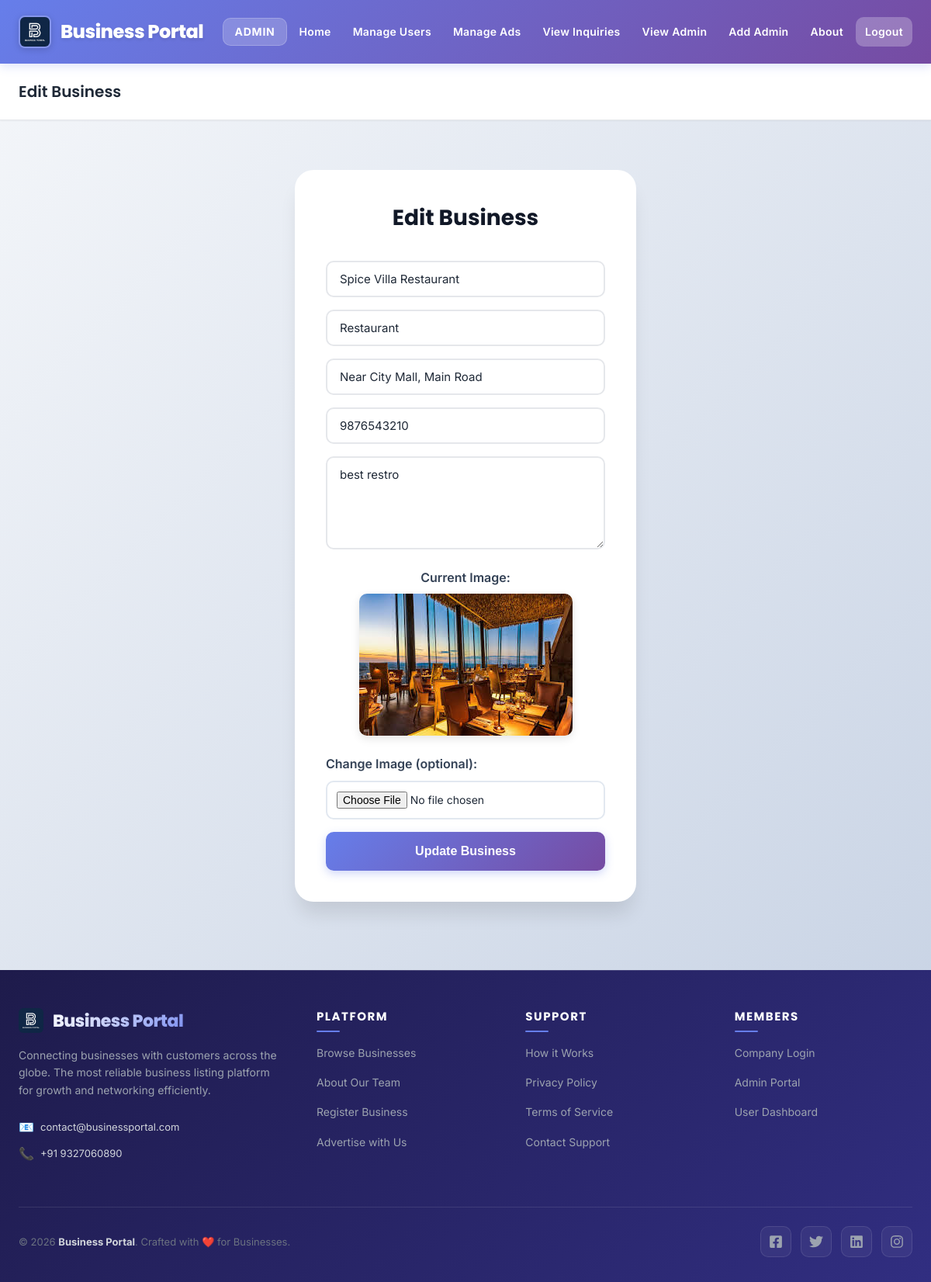
The app's page /edit_business.php?id=1 (signed in) with its own data.
### tables this page shows
CREATE TABLE `businesses` (
  `id` int(11) NOT NULL,
  `user_id` int(11) NOT NULL,
  `name` varchar(100) DEFAULT NULL,
  `category` varchar(100) DEFAULT NULL,
  `address` varchar(255) DEFAULT NULL,
  `phone` varchar(20) DEFAULT NULL,
  `description` text DEFAULT NULL,
  `image` varchar(255) DEFAULT NULL
);

### edit_business.php (the view, shortened to what this page needs)
<?php
include "db.php";
$id = $_GET['id'];
$q  = mysqli_query($conn, "SELECT * FROM businesses WHERE id='$id'");
$b  = mysqli_fetch_assoc($q);
?>
<!DOCTYPE html>
<html lang="en">
<head>
    <link rel="stylesheet" href="style.css?v=<?php echo time(); ?>">
</head>
<body>
<nav class="navbar">
    <div class="navbar-container">
        <div class="navbar-header">
            <div class="navbar-brand">
                <img src="assets/logo.png" alt="Logo" class="navbar-logo">
                Business Portal
            </div>
            <div class="navbar-menu">
                <div class="navbar-user"><?php echo ucfirst($_SESSION['role']); ?></div>
                <a href="dashboard.php">Home</a>
                <?php if ($_SESSION['role'] === 'company') { ?>
                    <a href="add_business.php">Add Business</a>
                    <a href="my_advertisements.php">My Ads</a>
                    <a href="submit_advertisement.php">Submit Ad</a>
                    <a href="view_inquiries.php">View Inquiries</a>
                    <a href="about.php">About</a>
                <?php } elseif ($_SESSION['role'] === 'admin') { ?>
                    <a href="manage_users.php">Manage Users</a>
                    <a href="manage_advertisements.php">Manage Ads</a>
                    <a href="view_inquiries.php">View Inquiries</a>
                    <a href="view_admin.php">View Admin</a>
                    <a href="add_admin.php">Add Admin</a>
                    <a href="about.php">About</a>
                <?php } ?>
                <a href="logout.php" class="logout-btn">Logout</a>
            </div>
        </div>
    </div>
</nav>
<div class="topbar">
    <div class="topbar-container">
        Edit Business
    </div>
</div>
<div class="content content-center">
    <form method="POST" action="update_business.php" class="form" enctype="multipart/form-data">
        <h2>Edit Business</h2>
        <input
            type="text"
            name="name"
            placeholder="Business Name"
            value="<?php echo $b['name']; ?>"
            required
        >
        <input
            type="text"
            name="category"
            placeholder="Category"
            value="<?php echo $b['category']; ?>"
            required
        >
        <input
            type="text"
            name="address"
            placeholder="Address"
            value="<?php echo $b['address']; ?>"
            required
        >
        <input
            type="text"
            name="phone"
            placeholder="Phone Number"
            value="<?php echo $b['phone']; ?>"
            required
        >
        <textarea
            name="description"
            placeholder="Description"
        ><?php echo $b['description']; ?></textarea>
        <?php if (!empty($b['image'])) {
            $image_src = (strpos($b['image'], 'uploads/') === 0) ? $b['image'] : 'uploads/' . $b['image'];
        ?>
            <div style="margin-bottom: 16px; text-align: center;">
                <label style="display: block; margin-bottom: 8px; font-weight: 600; color: #334155;">Current Image:</label>
                <img src="<?php echo $image_src; ?>" alt="Current business image" style="max-width: 100%; max-height: 200px; border-radius: 10px; box-shadow: 0 4px 12px rgba(0,0,0,0.1);">
            </div>
        <?php } ?>
        <label style="display: block; margin-bottom: 8px; font-weight: 600; color: #334155; margin-top: 16px;">
            <?php echo !empty($b['image']) ? 'Change Image (optional):' : 'Upload Image:'; ?>
        </label>
        <input
            type="file"
            name="image"
            accept="image/*"
            style="display: block; width: 100%; padding: 12px; margin-bottom: 16px; border: 2px solid #e2e8f0; border-radius: 10px; background: #fff; font-size: 14px; cursor: pointer;"
        >
        <button type="submit">Update Business</button>
    </form>
</div>
<?php include "footer.php"; ?>
</body>
</html>

### records on screen
businesses: name "Spice Villa Restaurant", category "Restaurant", address "Near City Mall, Main Road", phone "9876543210", description "best restro", image (picture)

### other values on screen
$_SESSION['role'] "ADMIN"
